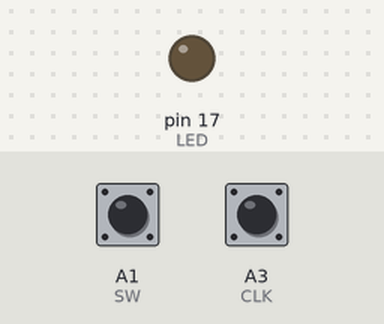
The sketch below on a simulated Arduino Leonardo, built with avr-gcc and run on an emulated ATmega32U4. On the bench: output pins drawn as LEDs (lit = HIGH). The inputs (shaded band) are chosen by the test bench; at power-on: A1 (SW) HIGH, A3 (CLK) HIGH. USB keyboard and mouse output is not drawn.

Above: at 1.2 s.
1.3 s: A1 (SW) pulled LOW for 0.15 s
At 2.2 s:
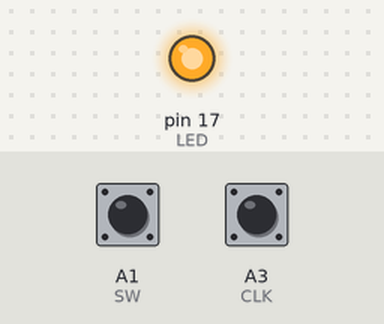
2.9 s: A1 (SW) pulled LOW for 1 s
At 4.7 s:
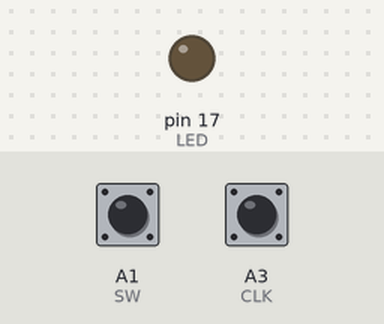
5.4 s: A1 (SW) pulled LOW for 3.2 s
At 9.5 s:
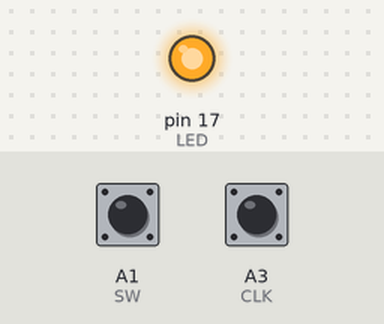
Timing chart, 0 to 11.0 s (numbered marks = the images above; inputs shaded):
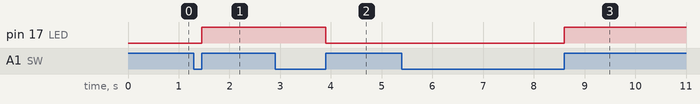

The sketch:

main.ino
```cpp
#include <Arduino.h>
#include <Mouse.h>
#include <Keyboard.h>

// Rotary Encoder Inputs
#define CLK A3
#define DT A2
#define SW A1
#define LED 17

// Dial variables
int currentStateCLK;
int lastStateCLK;
int counter = 0;

// Button variables
int stateLED = LOW;
int btnRead = 0;
long debounce = 200;
long time = 0;

void setup()
{
	// Set encoder pins as inputs
	pinMode(CLK, INPUT_PULLUP);
	pinMode(DT, INPUT_PULLUP);
	pinMode(SW, INPUT_PULLUP);
	pinMode(LED, OUTPUT);

	Keyboard.begin();

	lastStateCLK = digitalRead(CLK);
}

void loop()
{
	// Dial turn
	currentStateCLK = digitalRead(CLK);

	if (currentStateCLK != lastStateCLK && currentStateCLK == 1) {
		counter = digitalRead(DT) != currentStateCLK ? 1 : -1;

		if (stateLED == HIGH) {

			Keyboard.press(KEY_LEFT_SHIFT);
		}

		Mouse.move(0, 0, counter);
		Keyboard.release(KEY_LEFT_SHIFT);
	}

	lastStateCLK = currentStateCLK;

	// Button click
	int tempRead = digitalRead(SW);

	if (tempRead == HIGH && btnRead == LOW && millis() - time > debounce) {
		if (stateLED == HIGH)
			stateLED = LOW;
		else
			stateLED = HIGH;
		time = millis();
	}

	digitalWrite(LED, stateLED);
	btnRead = tempRead;
}
```

Measured:
- after the input at 1.3 s, pin 17 (LED): LOW → HIGH after 0.15 s
- after the input at 2.9 s, pin 17 (LED): HIGH → LOW after 1.0 s
- after the input at 5.4 s, pin 17 (LED): LOW → HIGH after 3.2 s
